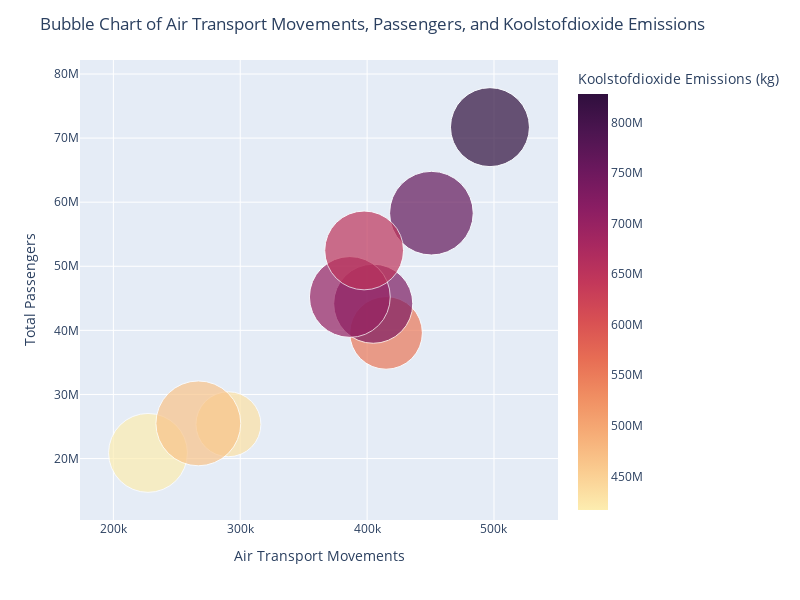

The notebook cell saved with this chart:
### Markdown cell above
Figure 4: This chart shows the growth of Schiphol Airport in `Total Aircraft Movements` and the `Emission (in KG)` for carbon dioxide. By combining these two variables, with years on the x-axis, total aircraft movements on the left y-axis, and emissions in kg on the right y-axis, we can analyze potential trends and correlations.

### Code cell
%run bubblechart-koolstof.ipynb

### Figure 1 — Plotly figure (JSON) as saved in the notebook; plotly's stock layout.template omitted (floating-point values rounded to 4 significant figures)
{"data": [{"customdata": [[977531, 431000000.0, 1995], [1222594, 553400000.0, 2000], [1449795, 731500000.0, 2005], [1512256, 700800000.0, 2010], [1620970, 763400000.0, 2015], [1443885, 828200000.0, 2019], [1441521, 416800000.0, 2020], [1667304, 465100000.0, 2021], [1437812, 648600000.0, 2022]], "hovertemplate": "<b>%{hovertext}</b><br><br>Air Transport Movements=%{x}<br>Total Passengers=%{y}<br>Cargo (tonnes)=%{customdata[0]}<br>Koolstofdioxide Emissions (kg)=%{marker.color}<extra></extra>", "hovertext": [1995, 2000, 2005, 2010, 2015, 2019, 2020, 2021, 2022], "legendgroup": "", "marker": {"color": [431000000.0, 553400000.0, 731500000.0, 700800000.0, 763400000.0, 828200000.0, 416800000.0, 465100000.0, 648600000.0], "coloraxis": "coloraxis", "size": [977531, 1222594, 1449795, 1512256, 1620970, 1443885, 1441521, 1667304, 1437812], "sizemode": "area", "sizeref": 463.1, "symbol": "circle"}, "mode": "markers", "name": "", "orientation": "v", "showlegend": false, "type": "scatter", "x": [290690, 414928, 404819, 386388, 450679, 496826, 227304, 266967, 397646], "xaxis": "x", "y": [25355001, 39606925, 44157005, 45211749, 58284864, 71706999, 20884044, 25492633, 52472188], "yaxis": "y"}], "layout": {"coloraxis": {"colorbar": {"title": {"text": "Koolstofdioxide Emissions (kg)"}}, "colorscale": [[0, "rgb(253, 237, 176)"], [0.09091, "rgb(250, 205, 145)"], [0.1818, "rgb(246, 173, 119)"], [0.2727, "rgb(240, 142, 98)"], [0.3636, "rgb(231, 109, 84)"], [0.4545, "rgb(216, 80, 83)"], [0.5455, "rgb(195, 56, 90)"], [0.6364, "rgb(168, 40, 96)"], [0.7273, "rgb(138, 29, 99)"], [0.8182, "rgb(107, 24, 93)"], [0.9091, "rgb(76, 21, 80)"], [1, "rgb(47, 15, 61)"]]}, "height": 600, "legend": {"itemsizing": "constant", "tracegroupgap": 0}, "margin": {"t": 60}, "title": {"text": "Bubble Chart of Air Transport Movements, Passengers, and Koolstofdioxide Emissions"}, "width": 800, "xaxis": {"anchor": "y", "domain": [0, 1], "title": {"text": "Air Transport Movements"}}, "yaxis": {"anchor": "x", "domain": [0, 1], "title": {"text": "Total Passengers"}}}}
